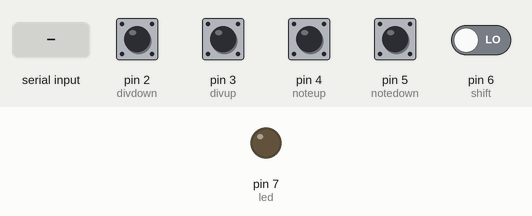
Recording of a sketch running on a simulated Arduino Uno, built with avr-gcc and run on an emulated ATmega328P. Shown: output pins drawn as LEDs (lit = HIGH). Inputs (shaded band) come from the test bench; at power-on: pin 2 (divdown), pin 3 (divup), pin 4 (noteup), pin 5 (notedown), pin 6 (shift) LOW. What the sketch prints to the serial monitor is not drawn.

Above: at 1.2 s.
1.3 s: byte 248 (Clock) received over Serial
2.8 s: byte 248 (Clock) received over Serial
At 3.3 s:
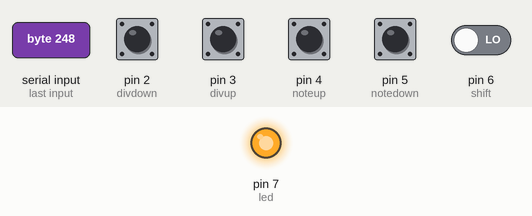
4.3 s: byte 250 (Start) received over Serial
Timing chart, 0 to 7.3 s (numbered marks = the images above; inputs shaded):
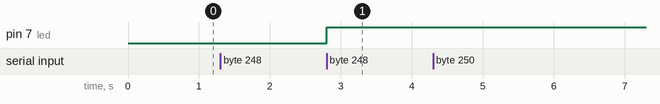

The sketch:

Orsini_drumachine.ino
```cpp
/*
--------------------------------------------------------------------------------------------------
Generative midi drum machine derived from the amazing Mutable instrument's Anushri drum sequencer.
--------------------------------------------------------------------------------------------------
I am not a programmer. I stiched this thing together because I wanted to build this and it didn't
seem very hard. Surprisingly it worked almost immediately.
Feel free to clean up the code, tune it up or whatever.

-----------------------
Cluster and sector map:
-----------------------
(9 clusters, 4 sectors)

  7 ------- 8 ------- 9
  |         |         |
  |    2    |    3    |
  |         |         |
  4 ------- 5 ------- 6
  |         |         |
  |    1    |    4    |
  |         |         |
  1 ------- 2 ------- 3

______________________________
HW connections:

Bass drum density pot  ---> A1
Snare drum density pot ---> A2
HiHat density pot      ---> A3

X coordinate           ---> A5
Y coordinate           ---> A4

Midi from TX obviously. Check the midi out connection from arduino online.
I don't even know which midi notes it's using right now - change it to whatever you need.

example of midi in and out connection circuit: http://mbed.org/media/uploads/Midimetric/midi.png
I did not use the optoisolation for this so far only breadboarded project but you should use it if you want to be perfectly safe.


Have fun!

Honza Hrubes /aka ashimoke
ashimoke@gmail.com
*/
#include <MIDI.h>
#include <Bounce.h>
int BDcluster1[16] = {236,   0,   0, 138,   0,   0, 208,   0,  58,  28, 174,   0, 104,   0,  58,   0};
int SDcluster1[16] = { 10,  66,   0,   8, 232,   0,   0,  38,   0, 148,   0,  14, 198,   0, 114,   0};
int HHcluster1[16] = {154,  98, 244,  34, 160, 108, 192,  24, 160,  98, 228,  20, 160,  92, 194,  44};

int BDcluster2[16] = {246,  10,  88,  14, 214,  10,  62,   8, 250,   8,  40,  14, 198,  14, 160, 120};
int SDcluster2[16] = { 16, 186,  44,  52, 230,  12, 116,  18,  22, 154,  10,  18, 246,  88,  72,  58};
int HHcluster2[16] = {136, 130, 220,  64, 130, 120, 156,  32, 128, 112, 220,  32, 126, 106, 184,  88};

int BDcluster3[16] = {224,   0,  98,   0,   0,  68,   0, 198,   0, 136, 174,   0,  46,  28, 116,  12};
int SDcluster3[16] = {  0,  94,   0,   0, 224, 160,  20,  34,   0,  52,   0,   0, 194,   0,  16, 118};
int HHcluster3[16] = {228, 104, 138,  90, 122, 102, 108,  76, 196, 160, 182, 160,  96,  36, 202,  22};

int BDcluster4[16] = {240, 204,  42,   0,  86, 108,  66, 104, 190,  22, 224,   0,  14, 148,   0,  36};
int SDcluster4[16] = {  0,   0, 112,  62, 232, 180,   0,  34,   0,  48,  26,  18, 214,  18, 138,  38};
int HHcluster4[16] = {232, 186, 224, 182, 108,  60,  80,  62, 142,  42,  24,  34, 136,  14, 170,  26};

int BDcluster5[16] = {228,  14,  36,  24,  74,  54, 122,  26, 186,  14,  96,  34,  18,  30,  48,  12};
int SDcluster5[16] = {  2,   0,  46,  38, 226,   0,  68,   0,   2,   0,  92,  30, 232, 166, 116,  22};
int HHcluster5[16] = { 64,  12, 236, 128, 160,  30, 202,  74,  68,  28, 228, 120, 160,  28, 188,  82};

int BDcluster6[16] = {236,  24,  14,  54,   0,   0, 106,   0, 202, 220,   0, 178,   0, 160, 140,   8};
int SDcluster6[16] = {134,  82, 114, 160, 224,   0,  22,  44, 202, 220,   0, 178,   0, 160, 140,   8};
int HHcluster6[16] = {174,  86, 230,  58, 124,  64, 210,  58, 160,  76, 224,  22, 124,  34, 194,  26};

int BDcluster7[16] = {236,   0, 226,   0,   0,   0, 160,   0,   0,   0, 188,   0,   0,   0, 210,   0};
int SDcluster7[16] = {134,  82, 114, 160, 224,   0,  22,  44,  66,  40,   0,   0, 192,  22,  14, 158};
int HHcluster7[16] = {174,  86, 230,  58, 124,  64, 210,  58, 160,  76, 224,  22, 124,  34, 194,  26};

int BDcluster8[16] = {226,   0,  42,   0,  66,   0, 226,  14, 238,   0, 126,   0,  84,  10, 170,  22};
int SDcluster8[16] = {  0,   0,  54,   0, 182,   0, 128,  36,   6,  10,  84,  10, 238,   8, 158,  26};
int HHcluster8[16] = {240,  46, 218,  24, 232,   0,  96,   0, 240,  28, 204,  30, 214,   0,  64,   0};

int BDcluster9[16] = {228,   0, 212,   0,  14,   0, 214,   0, 160,  52, 218,   0,   0,   0, 134,  32};
int SDcluster9[16] = {104,   0,  22,  84, 230,  22,   0,  58,   6,   0, 138,  20, 220,  18, 176,  34};
int HHcluster9[16] = {230,  26,  52,  24,  82,  28,  52, 118, 154,  26,  52,  24, 202, 212, 186, 196};        // config of the 9 clusters


byte midi_start = 0xfa;
byte midi_stop = 0xfc;
byte midi_clock = 0xf8;
byte midi_continue = 0xfb;
int play_flag = 0;
byte data;                               // ^ midi in stuff
byte led=7;
byte note=0;
long randFill;
long global=0;

boolean tickSent=false;
#define VOICE_COUNT 16
byte NOTE_ON[VOICE_COUNT];
byte NOTE_CHAN[VOICE_COUNT];
unsigned long NOTE_OFF[VOICE_COUNT];
long _clockCounter = -1;
long _posCounter = 0;
byte clockInState = LOW ;
long lastClock = millis();
byte debounce= 5;
Bounce shift= Bounce( 6,  debounce);

Bounce divdown= Bounce( 2,  debounce);
Bounce divup= Bounce( 3,  debounce);

Bounce notedown= Bounce( 5,  debounce);
Bounce noteup= Bounce( 4,  debounce);


int BDfreq = 0;
int SDfreq = 0;
int HHfreq = 0;                          // variables for storing drum density

float Xmap = 0;
float Ymap = 0;                          // coordinates of the 2D pattern map

int clockcount = 0;

int lastposition = 0;
int Position = 0;
int Sector = 0;                          // I have no idea what I'm doing... but it works... in a way.
float BDrum = 0;
float SDrum = 0;
float HHats = 0;

int tempoLED = 7;

byte division=2;
byte divTemp=division;
void setup() {
  setupMidi();                                  // set baud rate to midi
  pinMode(tempoLED, OUTPUT);
}
void control(){

    if (divup.update()) {
        if (divup.read() == HIGH){
         if(divTemp==1){ divTemp++;
        }else{
            divTemp=(divTemp+2)%16;
         }


        }
    }
    if (divdown.update()) {
    if (divdown.read() == HIGH){
        if(divTemp>3  ){
            divTemp-=2;
        }else if(divTemp ==2){
             divTemp-=1;
        }

        }
    }
    if (noteup.update()) {
        if (noteup.read() == HIGH){
        note=(note+3)%64;
        }
    }
    if (notedown.update()) {
    if (notedown.read() == HIGH){
        if(note>=3){note-=3;}
        }
    }
}
void loop() {
    //clockIn(8);
  MIDI.read();
   control();

}
void midiLoop(){
if(_clockCounter%(3*division)==0){
//trace(56, _clockCounter);
//trace(57, _posCounter);

Play();
//playNote(36, 127, 1000, 10);
_posCounter++;
}

	//trace(66, 12 );
  	noteKill();

  	//partCheck();
}
void HandleClock() {


  midiLoop();
  tickClockLed(3*division);

SendMidiClockTick();

   _clockCounter++;
}

void SendMidiClockTick(){

	MIDI.sendRealTime( Clock );

}
void reset(){
_clockCounter=0;
_posCounter=0;
}
void tickClockLed(int divi){
  if ((_clockCounter % (divi)) == 0) {
    digitalWrite(led, HIGH);   // turn the LED on (HIGH is the voltage level)
// trace(10, 123 );
  }

  // reset trigger after number+2 CLOCK_DIVIDER ticks
  if (((_clockCounter+2) % (divi)) == 0) {
    // wait for a second
    digitalWrite(led, LOW);
   // turn the LED off by making the voltage LOW

  }
}
void noteKill(){
unsigned long time=millis();
for (int i=0;i<VOICE_COUNT;i++){
if (NOTE_ON[i]>0 && NOTE_OFF[i]<time){  // if note value>0 and note off time < time

	byte pitch = NOTE_ON[i];
	byte velocity = 0;
	MIDI.sendNoteOff(pitch, velocity, NOTE_CHAN[i]);
	NOTE_ON[i]=0; //wipe NOTE_ON entry to signal no active note
}}}

void playNote(byte pitch, byte velocity, int duration, byte chan) {
unsigned long time = millis();
// find an empty note slot
boolean found_slot = false;
for (int i=0;i<VOICE_COUNT;i++){
if (NOTE_ON[i] == 0){

  NOTE_ON[i] = pitch;
  NOTE_OFF[i] = time+duration;
  NOTE_CHAN[i] = chan;
  found_slot = true;

  break;
}
}

// RED LIGHT SHOWS NOTE BUFFER IS OVERFULL
if (found_slot == false){
//digitalWrite (7, HIGH);
}
else{
//-  digitalWrite (7, LOW);
 MIDI.sendNoteOn(pitch, velocity, chan);
};

}

void setupMidi(){
  MIDI.begin();
  MIDI.setHandleClock ( HandleClock );
  MIDI.setHandleStart(reset);

}

void clockIn(int dig){

	byte inClock=digitalRead(dig);
	if(inClock == LOW ){
		//clockInState = LOW ;
		digitalWrite(7, LOW);
		tickSent=false;
	}else{

		if(!tickSent){
		HandleClock();
		digitalWrite(7, HIGH);
		tickSent=true;
		}

		//clockInState == HIGH;
	}

}
void Play() {


   Position=_posCounter%16;                     // loop after 16 steps

   lastposition = Position;
   if(Position==0) division=divTemp;
   if(Position==0) global++;
   randFill = map(analogRead(5), 0, 1023, 1, 16);                // remap it to values similar to those in cluster configurations
   //BDfreq = analogRead(0);                              // read bass drum density pot
   BDfreq = map(analogRead(0), 0, 1023, 0, 255);                // remap it to values similar to those in cluster configurations
   SDfreq = analogRead(1);                              // read snare drum density pot
   SDfreq = map(SDfreq, 0, 1023, 0, 255);                // remap it to values similar to those in cluster configurations
   HHfreq = analogRead(2);                              // read hi hat density pot
   HHfreq = map(HHfreq, 0, 1023, 0, 255);                // remap it to values similar to those in cluster configurations

   Xmap = analogRead(3);                                // read the X-pot for cluster navigation
   Xmap = map(Xmap, 0, 1023, -100, 100);                 // remap around zero
   Ymap = analogRead(4);                                // read the Y-pot for cluster navigation
   Ymap = map(Ymap, 0, 1023, -100, 100);
   if(global%randFill==0){
    if(randFill<16){
    // BDfreq+=random(-128, 128);
    // SDfreq+=random(-128, 128);
    // HHfreq+=random(-128, 128);
    // Xmap+=random(-50, 50);
    // Ymap+=random(-50, 50);
    }
   }              // remap around zero

   if (Xmap < 0 && Ymap < 0) Sector = 1;
   if (Xmap < 0 && Ymap > 0) Sector = 2;
   if (Xmap >= 0 && Ymap >= 0) Sector = 3;
   if (Xmap >= 0 && Ymap <= 0) Sector = 4;               // determine sector - which 4 clusters do we want to interpolate

   Xmap = abs(Xmap / 100);
   Ymap = abs(Ymap / 100);                               // get rid off negative values and make it smaller


   if (Sector == 1) {
     SDrum = ( ( (SDcluster1[Position] * Xmap) + (SDcluster2[Position] * (1 - Xmap) ) ) * Ymap ) + ( ( (SDcluster4[Position] * Xmap) + (SDcluster5[Position] * (1 - Xmap) ) ) * ( 1 - Ymap) );
     BDrum = ( ( (BDcluster1[Position] * Xmap) + (BDcluster2[Position] * (1 - Xmap) ) ) * Ymap ) + ( ( (BDcluster4[Position] * Xmap) + (BDcluster5[Position] * (1 - Xmap) ) ) * ( 1 - Ymap) );
     HHats = ( ( (HHcluster1[Position] * Xmap) + (HHcluster2[Position] * (1 - Xmap) ) ) * Ymap ) + ( ( (HHcluster4[Position] * Xmap) + (HHcluster5[Position] * (1 - Xmap) ) ) * ( 1 - Ymap) );
   }

   if (Sector == 2) {
     SDrum = ( ( (SDcluster4[Position] * Xmap) + (SDcluster5[Position] * (1 - Xmap) ) ) * (1 - Ymap ) ) + ( ( (SDcluster7[Position] * Xmap) + (SDcluster8[Position] * (1 - Xmap) ) ) * Ymap );
     BDrum = ( ( (BDcluster4[Position] * Xmap) + (BDcluster5[Position] * (1 - Xmap) ) ) * (1 - Ymap ) ) + ( ( (BDcluster7[Position] * Xmap) + (BDcluster8[Position] * (1 - Xmap) ) ) * Ymap );
     HHats = ( ( (HHcluster4[Position] * Xmap) + (HHcluster5[Position] * (1 - Xmap) ) ) * (1 - Ymap ) ) + ( ( (HHcluster7[Position] * Xmap) + (HHcluster8[Position] * (1 - Xmap) ) ) * Ymap );
   }

   if (Sector == 3) {
     SDrum = ( ( (SDcluster5[Position] * ( 1 - Xmap ) ) + (SDcluster6[Position] * Xmap ) ) * ( 1 - Ymap ) ) + ( ( (SDcluster8[Position] * ( 1 - Xmap )) + (SDcluster9[Position] * Xmap ) ) * Ymap );
     BDrum = ( ( (BDcluster5[Position] * ( 1 - Xmap ) ) + (BDcluster6[Position] * Xmap ) ) * ( 1 - Ymap ) ) + ( ( (BDcluster8[Position] * ( 1 - Xmap )) + (BDcluster9[Position] * Xmap ) ) * Ymap );
     HHats = ( ( (HHcluster5[Position] * ( 1 - Xmap ) ) + (HHcluster6[Position] * Xmap ) ) * ( 1 - Ymap ) ) + ( ( (HHcluster8[Position] * ( 1 - Xmap )) + (HHcluster9[Position] * Xmap ) ) * Ymap );
   }

   if (Sector == 4) {
     SDrum = ( ( (SDcluster2[Position] * ( 1 - Xmap ) ) + (SDcluster3[Position] * Xmap ) ) * Ymap ) + ( ( (SDcluster5[Position] * ( 1 - Xmap ) ) + (SDcluster6[Position] * Xmap ) ) * ( 1 - Ymap) );
     BDrum = ( ( (BDcluster2[Position] * ( 1 - Xmap ) ) + (BDcluster3[Position] * Xmap ) ) * Ymap ) + ( ( (BDcluster5[Position] * ( 1 - Xmap ) ) + (BDcluster6[Position] * Xmap ) ) * ( 1 - Ymap) );
     HHats = ( ( (HHcluster2[Position] * ( 1 - Xmap ) ) + (HHcluster3[Position] * Xmap ) ) * Ymap ) + ( ( (HHcluster5[Position] * ( 1 - Xmap ) ) + (HHcluster6[Position] * Xmap ) ) * ( 1 - Ymap) );
   }

  ///////////////////////////////// above are the equations for interpolating between values. Nothing fancy.

   if (BDrum > BDfreq) playNote(36+note, 127, 1000, 10);
   if (SDrum > SDfreq) playNote(37+note, 127, 1000, 10);
   if (HHats > HHfreq) playNote(38+note, 127, 1000, 10);         // sending midi notes

}

void trace(byte cc, byte val){
	 MIDI.sendControlChange(cc,val,16);
}
```

Bounce.h
```cpp
// (licence header left out)
/*  * * * * * * * * * * * * * * * * * * * * * * * * * * *
 Main code by Thomas O Fredericks
 Rebounce and duration functions contributed by Eric Lowry
 Write function contributed by Jim Schimpf
 risingEdge and fallingEdge contributed by Tom Harkaway
* * * * * * * * * * * * * * * * * * * * * * * * * * * * */

#ifndef Bounce_h
#define Bounce_h

#include <inttypes.h>

class Bounce
{

public:
	// Initialize
  Bounce(uint8_t pin, unsigned long interval_millis );
	// Sets the debounce interval
  void interval(unsigned long interval_millis);
	// Updates the pin
	// Returns 1 if the state changed
	// Returns 0 if the state did not change
  int update();
	// Forces the pin to signal a change (through update()) in X milliseconds
	// even if the state does not actually change
	// Example: press and hold a button and have it repeat every X milliseconds
  void rebounce(unsigned long interval);
	// Returns the updated pin state
  int read();
	// Sets the stored pin state
  void write(int new_state);
    // Returns the number of milliseconds the pin has been in the current state
  unsigned long duration();
  // The risingEdge method is true for one scan after the de-bounced input goes from off-to-on.
	bool risingEdge();
  // The fallingEdge  method it true for one scan after the de-bounced input goes from on-to-off.
	bool fallingEdge();

protected:
  int debounce();
  unsigned long  previous_millis, interval_millis, rebounce_millis;
  uint8_t state;
  uint8_t pin;
  uint8_t stateChanged;
};

#endif
```

Source omitted: MIDI.h (10976 bytes)

Measured:
- after the input at 1.3 s, every drawn part: stays the same
- after the input at 2.8 s, pin 7 (led): LOW → HIGH at once
- after the input at 4.3 s, every drawn part: stays the same
